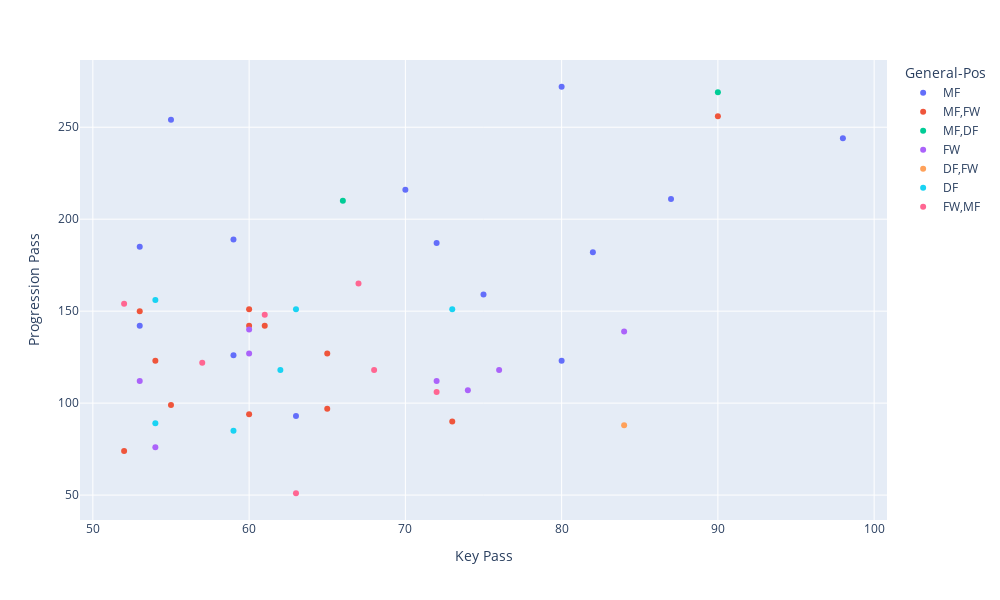

The cell this chart's notebook holds for it:
### Code cell
fig = px.scatter(pass_kp, x='General-KP', y='General-PrgP', color='General-Pos', hover_name='General-Player', hover_data={'General-Squad': True})
fig.update_layout(width=1000, height=600, xaxis_title= 'Key Pass', yaxis_title= 'Progression Pass')
fig.show()

### Figure 1 — Plotly figure (JSON) as saved in the notebook; plotly's stock layout.template omitted (floating-point values rounded to 4 significant figures)
{"data": [{"customdata": [["Bochum"], ["Montpellier"], ["Barcelona"], ["Arsenal"], ["Fulham"], ["RB Leipzig"], ["Betis"], ["Leverkusen"], ["Leverkusen"], ["Lazio"], ["West Ham"], ["Real Madrid"], ["Tottenham"], ["Atalanta"]], "hovertemplate": "<b>%{hovertext}</b><br><br>General-Pos=MF<br>General-KP=%{x}<br>General-PrgP=%{y}<br>General-Squad=%{customdata[0]}<extra></extra>", "hovertext": ["Kevin Stöger", "Téji Savanier", "İlkay Gündoğan", "Martin Ødegaard", "Andreas Pereira", "Xavi Simons", "Isco", "Florian Wirtz", "Jonas Hofmann", "Luis Alberto", "James Ward-Prowse", "Toni Kroos", "James Maddison", "Teun Koopmeiners"], "legendgroup": "MF", "marker": {"color": "#636efa", "symbol": "circle"}, "mode": "markers", "name": "MF", "orientation": "v", "showlegend": true, "type": "scatter", "x": [98, 87, 82, 80, 80, 75, 72, 70, 63, 59, 59, 55, 53, 53], "xaxis": "x", "y": [244, 211, 182, 272, 123, 159, 187, 216, 93, 189, 126, 254, 185, 142], "yaxis": "y"}, {"customdata": [["Manchester Utd"], ["Dortmund"], ["Manchester City"], ["Villarreal"], ["Nott'ham Forest"], ["Rennes"], ["Hoffenheim"], ["Salernitana"], ["Everton"], ["Paris S-G"], ["Manchester City"], ["Lecce"]], "hovertemplate": "<b>%{hovertext}</b><br><br>General-Pos=MF,FW<br>General-KP=%{x}<br>General-PrgP=%{y}<br>General-Squad=%{customdata[0]}<extra></extra>", "hovertext": ["Bruno Fernandes", "Julian Brandt", "Julián Álvarez", "Alex Baena", "Morgan Gibbs-White", "Benjamin Bourigeaud", "Andrej Kramarić", "Antonio Candreva", "Dwight McNeil", "Ousmane Dembélé", "Bernardo Silva", "Remi Oudin"], "legendgroup": "MF,FW", "marker": {"color": "#EF553B", "symbol": "circle"}, "mode": "markers", "name": "MF,FW", "orientation": "v", "showlegend": true, "type": "scatter", "x": [90, 73, 65, 65, 61, 60, 60, 60, 55, 54, 53, 52], "xaxis": "x", "y": [256, 90, 97, 127, 142, 151, 94, 142, 99, 123, 150, 74], "yaxis": "y"}, {"customdata": [["Brighton"], ["Bayern Munich"]], "hovertemplate": "<b>%{hovertext}</b><br><br>General-Pos=MF,DF<br>General-KP=%{x}<br>General-PrgP=%{y}<br>General-Squad=%{customdata[0]}<extra></extra>", "hovertext": ["Pascal Groß", "Joshua Kimmich"], "legendgroup": "MF,DF", "marker": {"color": "#00cc96", "symbol": "circle"}, "mode": "markers", "name": "MF,DF", "orientation": "v", "showlegend": true, "type": "scatter", "x": [90, 66], "xaxis": "x", "y": [269, 210], "yaxis": "y"}, {"customdata": [["Brest"], ["Celta Vigo"], ["Arsenal"], ["Bayern Munich"], ["Napoli"], ["Liverpool"], ["Napoli"], ["Tottenham"]], "hovertemplate": "<b>%{hovertext}</b><br><br>General-Pos=FW<br>General-KP=%{x}<br>General-PrgP=%{y}<br>General-Squad=%{customdata[0]}<extra></extra>", "hovertext": ["Romain Del Castillo", "Iago Aspas", "Bukayo Saka", "Leroy Sané", "Matteo Politano", "Mohamed Salah", "Khvicha Kvaratskhelia", "Son Heung-min"], "legendgroup": "FW", "marker": {"color": "#ab63fa", "symbol": "circle"}, "mode": "markers", "name": "FW", "orientation": "v", "showlegend": true, "type": "scatter", "x": [84, 76, 74, 72, 60, 60, 54, 53], "xaxis": "x", "y": [139, 118, 107, 112, 140, 127, 76, 112], "yaxis": "y"}, {"customdata": [["M'Gladbach"]], "hovertemplate": "<b>%{hovertext}</b><br><br>General-Pos=DF,FW<br>General-KP=%{x}<br>General-PrgP=%{y}<br>General-Squad=%{customdata[0]}<extra></extra>", "hovertext": ["Franck Honorat"], "legendgroup": "DF,FW", "marker": {"color": "#FFA15A", "symbol": "circle"}, "mode": "markers", "name": "DF,FW", "orientation": "v", "showlegend": true, "type": "scatter", "x": [84], "xaxis": "x", "y": [88], "yaxis": "y"}, {"customdata": [["Leverkusen"], ["Newcastle Utd"], ["RB Leipzig"], ["Luton Town"], ["Inter"], ["Liverpool"]], "hovertemplate": "<b>%{hovertext}</b><br><br>General-Pos=DF<br>General-KP=%{x}<br>General-PrgP=%{y}<br>General-Squad=%{customdata[0]}<extra></extra>", "hovertext": ["Álex Grimaldo", "Kieran Trippier", "David Raum", "Alfie Doughty", "Federico Dimarco", "Trent Alexander-Arnold"], "legendgroup": "DF", "marker": {"color": "#19d3f3", "symbol": "circle"}, "mode": "markers", "name": "DF", "orientation": "v", "showlegend": true, "type": "scatter", "x": [73, 63, 62, 59, 54, 54], "xaxis": "x", "y": [151, 151, 118, 85, 89, 156], "yaxis": "y"}, {"customdata": [["Genoa"], ["Reims"], ["Frosinone"], ["Heidenheim"], ["Manchester City"], ["Tottenham"], ["Chelsea"]], "hovertemplate": "<b>%{hovertext}</b><br><br>General-Pos=FW,MF<br>General-KP=%{x}<br>General-PrgP=%{y}<br>General-Squad=%{customdata[0]}<extra></extra>", "hovertext": ["Albert Guðmundsson", "Junya Ito", "Matìas Soulé", "Jan-Niklas Beste", "Phil Foden", "Dejan Kulusevski", "Cole Palmer"], "legendgroup": "FW,MF", "marker": {"color": "#FF6692", "symbol": "circle"}, "mode": "markers", "name": "FW,MF", "orientation": "v", "showlegend": true, "type": "scatter", "x": [72, 68, 67, 63, 61, 57, 52], "xaxis": "x", "y": [106, 118, 165, 51, 148, 122, 154], "yaxis": "y"}], "layout": {"height": 600, "legend": {"title": {"text": "General-Pos"}, "tracegroupgap": 0}, "margin": {"t": 60}, "width": 1000, "xaxis": {"anchor": "y", "domain": [0, 1], "title": {"text": "Key Pass"}}, "yaxis": {"anchor": "x", "domain": [0, 1], "title": {"text": "Progression Pass"}}}}
